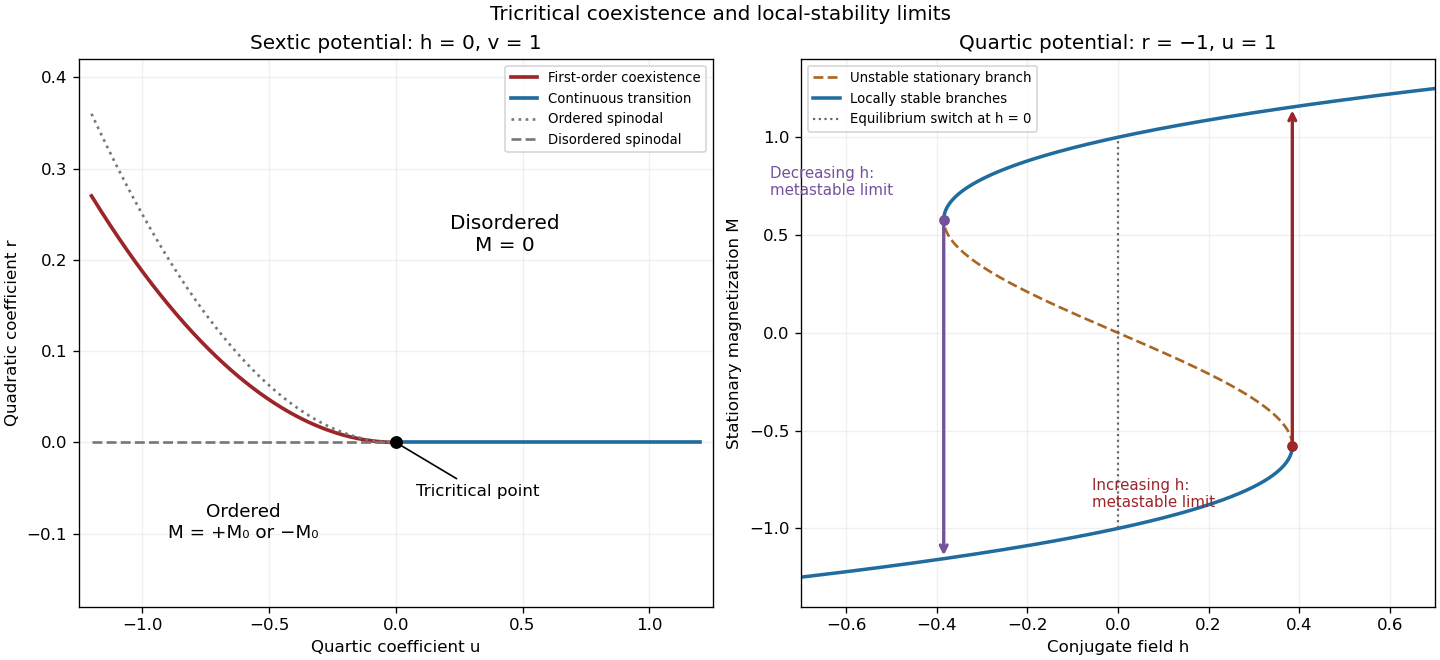

The Python source for this figure:
"""Scalar Landau phase diagram and metastable branch geometry.
Python 3.14; numpy 2.3.5; matplotlib 3.10.7.
Writes only paper-46-phases.png in caller CWD; respects supplied MPLCONFIGDIR.
"""
from pathlib import Path
import numpy as np
import matplotlib
matplotlib.use('Agg')
import matplotlib.pyplot as plt

fig,(ax,bx)=plt.subplots(1,2,figsize=(12,5.5),layout='constrained')
u=np.linspace(-1.2,0,401)
ax.plot(u,3*u*u/16,color='#9b2529',lw=2.2,label='First-order coexistence')
ax.plot([0,1.2],[0,0],color='#216c9e',lw=2.2,label='Continuous transition')
ax.plot(u,u*u/4,color='#777777',ls=':',lw=1.6,label='Ordered spinodal')
ax.plot([-1.2,0],[0,0],color='#777777',ls='--',lw=1.6,label='Disordered spinodal')
ax.scatter([0],[0],color='black',s=45,zorder=5)
ax.annotate('Tricritical point',(0,0),xytext=(12,-32),textcoords='offset points',arrowprops={'arrowstyle':'-'},fontsize=10)
ax.text(.43,.21,'Disordered\nM = 0',ha='center',fontsize=12)
ax.text(-.6,-.105,'Ordered\nM = +M₀ or −M₀',ha='center',fontsize=11)
ax.set(xlim=(-1.25,1.25),ylim=(-.18,.42),xlabel='Quartic coefficient u',ylabel='Quadratic coefficient r',title='Sextic potential: h = 0, v = 1')
ax.legend(loc='upper right',fontsize=8)
ax.grid(alpha=.18)
# For r=-1,u=1, stationary equation h=M^3-M.
m=np.linspace(-1.5,1.5,1601)
sp=1/np.sqrt(3);hs=2/(3*np.sqrt(3))
for part in [m<-sp,m>sp]:
    bx.plot((m**3-m)[part],m[part],color='#216c9e',lw=2.1)
mid=np.abs(m)<=sp
bx.plot((m**3-m)[mid],m[mid],color='#a96522',ls='--',lw=1.6,label='Unstable stationary branch')
bx.plot([],[],color='#216c9e',lw=2.1,label='Locally stable branches')
bx.plot([0,0],[-1,1],color='#666666',ls=':',lw=1.3,label='Equilibrium switch at h = 0')
# No-nucleation switching paths at the local-stability limits.
for x,y0,y1,col in [(hs,-sp,2*sp,'#9b2529'),(-hs,sp,-2*sp,'#74519a')]:
    bx.annotate('',(x,y1),(x,y0),arrowprops={'arrowstyle':'->','color':col,'lw':2})
    bx.scatter([x],[y0],color=col,s=30,zorder=5)
bx.annotate('Increasing h:\nmetastable limit',(hs,-sp),xytext=(-120,-37),textcoords='offset points',fontsize=9,color='#9b2529')
bx.annotate('Decreasing h:\nmetastable limit',(-hs,sp),xytext=(-104,15),textcoords='offset points',fontsize=9,color='#74519a')
bx.set(xlim=(-.7,.7),ylim=(-1.4,1.4),xlabel='Conjugate field h',ylabel='Stationary magnetization M',title='Quartic potential: r = −1, u = 1')
bx.grid(alpha=.18)
bx.legend(loc='upper left',fontsize=8)
fig.suptitle('Tricritical coexistence and local-stability limits')
fig.savefig(Path.cwd()/'paper-46-phases.png',dpi=120,facecolor='white',transparent=False)
plt.close(fig)
